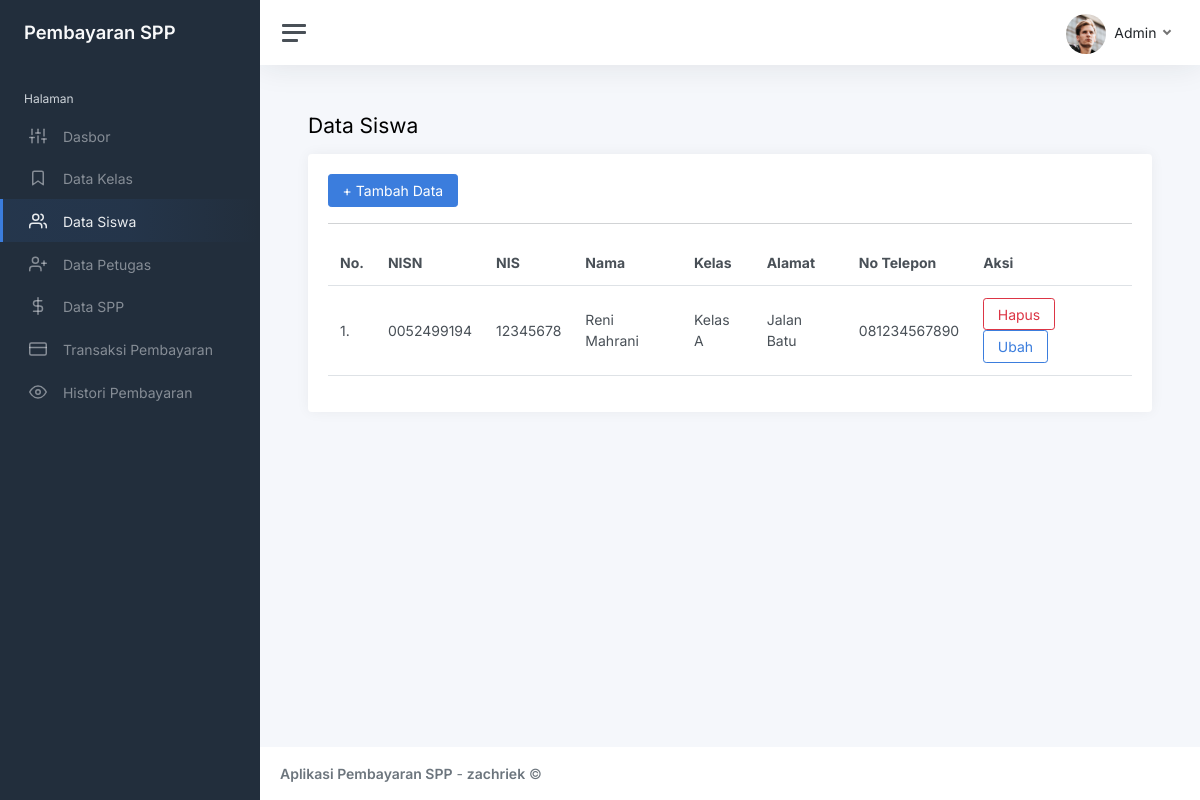
Screenshot of /index.php?page=siswa (signed in) with the database file from the repository.
### tables this page shows
CREATE TABLE `siswa` (
  `nisn` char(10) NOT NULL,
  `nis` char(8) DEFAULT NULL,
  `nama` varchar(35) DEFAULT NULL,
  `id_kelas` int(11) DEFAULT NULL,
  `alamat` text DEFAULT NULL,
  `no_telp` varchar(13) DEFAULT NULL,
  `password` varchar(255) DEFAULT NULL
);

CREATE TABLE `kelas` (
  `id_kelas` int(11) NOT NULL,
  `nama_kelas` varchar(10) DEFAULT NULL,
  `kompetensi_keahlian` varchar(50) DEFAULT NULL
);

### siswa.php (the view, shortened to what this page needs)
<?php
$query = mysqli_query($conn, "SELECT * FROM siswa LEFT JOIN kelas ON siswa.id_kelas=kelas.id_kelas");
$siswa = [];
while ($row = mysqli_fetch_array($query)) {
  $siswa[] = $row;
}
?>
<h1 class="h3 mb-3">Data Siswa</h1>
<div class="row">
  <div class="col-12">
    <div class="card">
      <div class="card-body">
        <a href="?page=siswa_tambah" class="btn btn-primary">+ Tambah Data</a>
        <hr>
        <table class="table">
          <thead>
            <tr>
              <th>No.</th>
              <th>NISN</th>
              <th>NIS</th>
              <th>Nama</th>
              <th>Kelas</th>
              <th>Alamat</th>
              <th>No Telepon</th>
              <th>Aksi</th>
            </tr>
          </thead>
          <tbody>
            <?php foreach ($siswa as $key => $data) : ?>
              <tr>
                <td><?= ++$key; ?>.</td>
                <td><?= $data['nisn']; ?></td>
                <td><?= $data['nis']; ?></td>
                <td><?= $data['nama']; ?></td>
                <td><?= $data['nama_kelas'] ?? '-'; ?></td>
                <td><?= $data['alamat']; ?></td>
                <td><?= $data['no_telp']; ?></td>
                <td>
                  <a href="?page=siswa_hapus&id=<?= $data['nisn']; ?>" class="btn btn-outline-danger" onclick="return confirm('Apakah kamu yakin ingin menghapus?');">Hapus</a>
                  <a href="?page=siswa_ubah&id=<?= $data['nisn']; ?>" class="btn btn-outline-primary">Ubah</a>
                </td>
              </tr>
            <?php endforeach; ?>
          </tbody>
        </table>
      </div>
    </div>
  </div>
</div>

### rows the page displays
siswa: nisn "0052499194", nis "12345678", nama "Reni Mahrani", id_kelas.nama_kelas "Kelas A", alamat "Jalan Batu", no_telp "081234567890"

### other values shown
$_SESSION['user']['nama_petugas'] "Admin"
